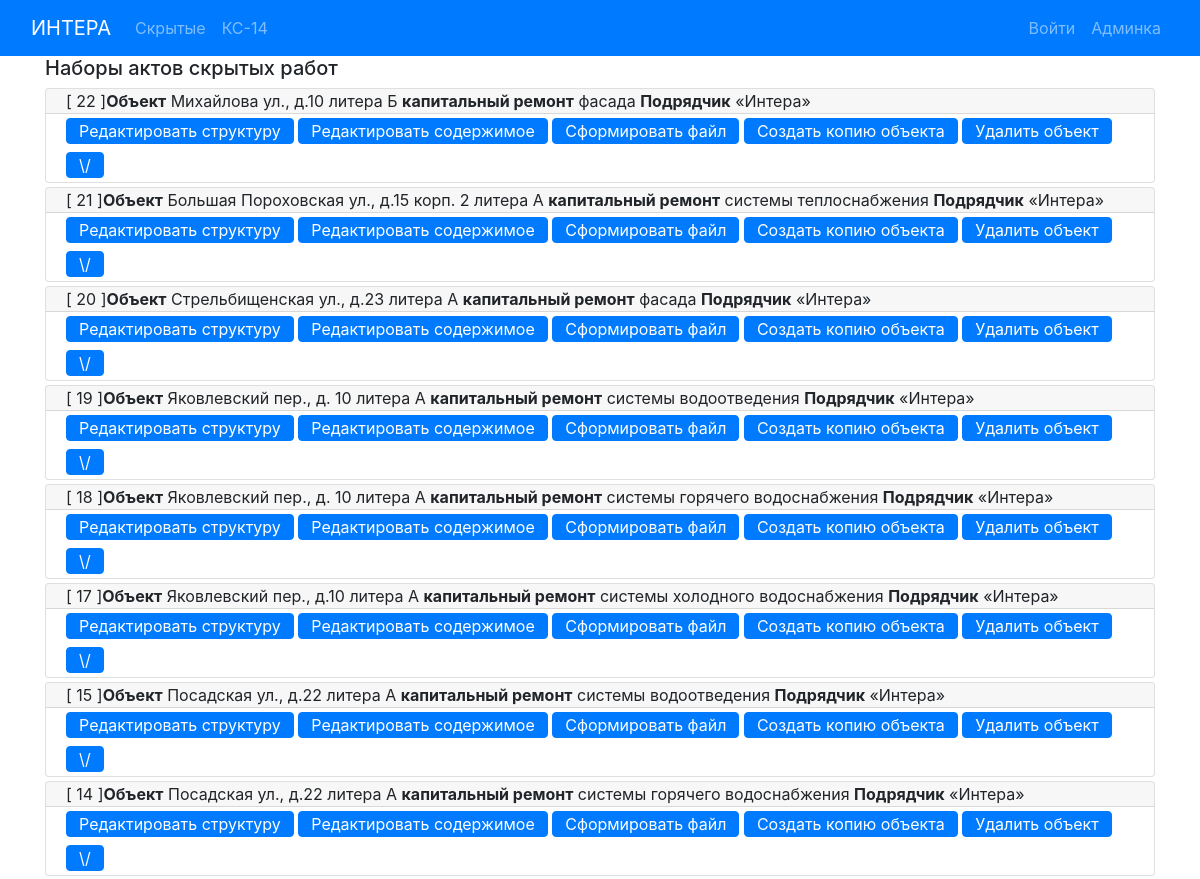
Before: /actbase/ (upper part) with the older database file.
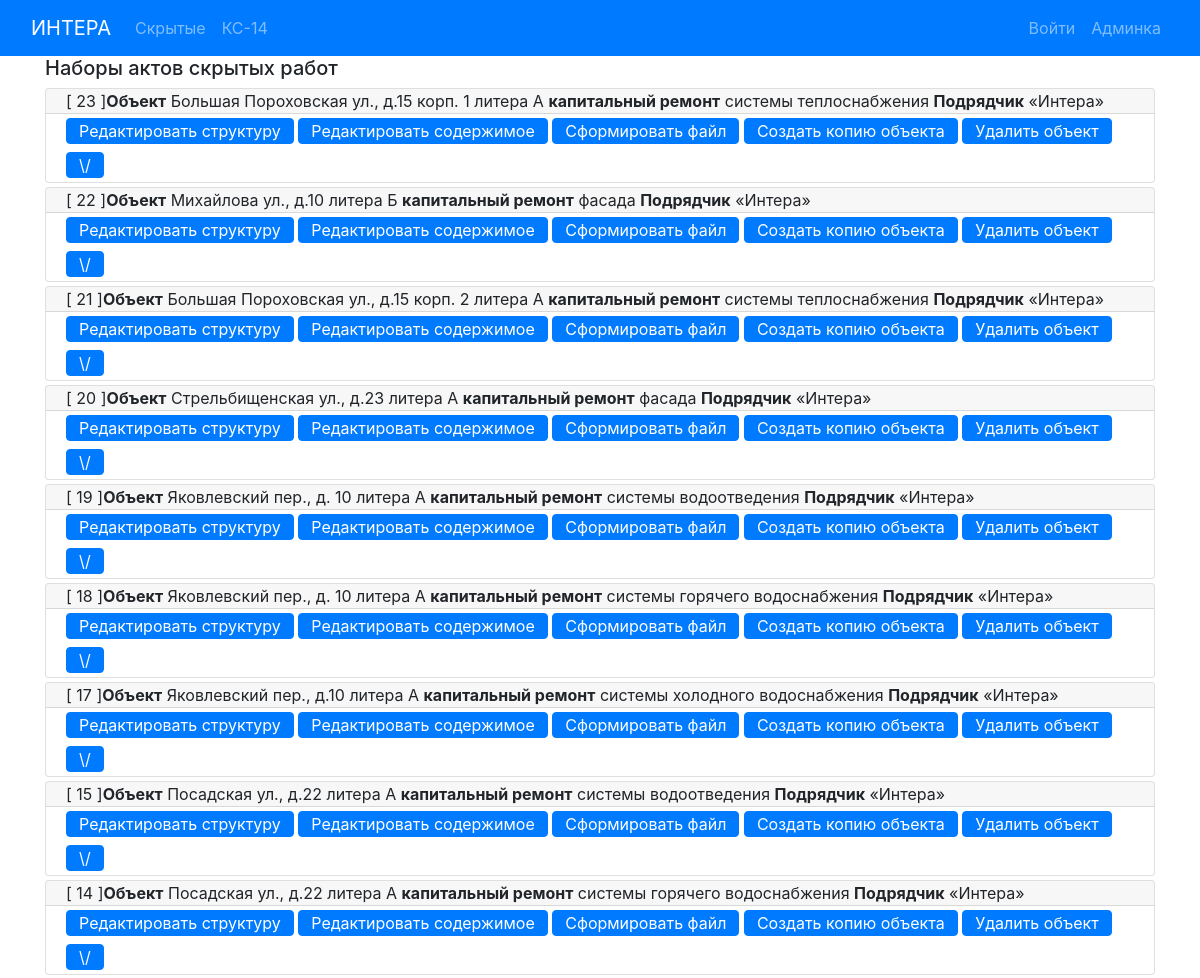
After: the same page with the newer database file.
### hiddenactsbase/models.py (models this page shows, shortened)
class ObjectActs (models.Model):
    address = models.CharField(max_length=100, verbose_name='Адрес', blank=False)
    system_type = models.CharField(max_length=100, verbose_name='тип')
    designer = models.CharField(max_length=200, verbose_name='Проектант')
    contractor = models.CharField(max_length=300, verbose_name='Подрядчик',
                                  default='Общество с ограниченной ответственностью «Интера».')
    contractor_requisite = models.CharField(max_length= 200, verbose_name='Реквизиты подрядчика',
                                    default= 'Свидетельство о государственной регистрации серия 78' +
                                             '№007274277 от  02.09.2009, ОГРН 1097847236783, ' +
                                             'ИНН 7805498649, 198188, г. Санкт-Петербург,' +
                                             ' ул. Возрождения, д.20, литер А, тел. 242-78-10.')
    supervisor_engineer = models.CharField(max_length=100, verbose_name='Технадзор')
    contractor_engineer = models.CharField(max_length=100, verbose_name='Прораб')
    designer_engineer = models.CharField(max_length=100, verbose_name='Проектировщик', blank=True)
    project_number = models.CharField(max_length=100, verbose_name='Ном. проекта')
    exec_documents = models.CharField(max_length=100, verbose_name='Исполн.')
    supervisor_engineer_decree = models.CharField(max_length=100, verbose_name='Приказ технадзора')
    contractor_engineer_decree = models.CharField(max_length=100, verbose_name='Приказ прораба')
    designer_engineer_decree = models.CharField(max_length=100, verbose_name='Приказ проектировщика', blank=True)
    acts = models.ManyToManyField('HiddenActIS', blank=True, related_name='object_acts')
    blow_down_act = models.ForeignKey('BlowDownAct', blank=True, null=True, on_delete=models.CASCADE)
    class Meta:
        verbose_name = 'Набор актов объекта '
    def get_absolute_url(self):
        return reverse('object_detail_url', kwargs={'pk': self.pk})
    def get_edit_url(self):
        return reverse('object_edit_url', kwargs={'pk': self.pk})
    def get_short_contractor(self):
        s = re.findall(r"[\"\«\»\']\D+?[\"\«\»\']", self.contractor)
        if len(s) == 0:
            return self.contractor
        else:
            return s[0]

### hiddenactsbase/views.py (the view)
# urls.py: path('', ObjectsList.as_view(), name='objects_list_url'),
class ObjectsList(View):
    @staticmethod
    def get(request):
        objs = ObjectActs.objects.order_by("-id")
        return render(request, 'hiddenactsbase/index.html',
                      context={'objects_acts': objs})

### hiddenactsbase/templates/hiddenactsbase/index.html (shortened to what this page needs)
{% extends 'base.html' %}
{% block mycontent %}
    <div class="container">
        <h5>Наборы актов скрытых работ</h5>
    </div>
    <div class="container">
    {% for obj in objects_acts %}
        <div class="card my-1">
          <div class="card-header py-0 ">
              [ {{ obj.pk }} ]<b>Объект</b> {{ obj.address }} <b>капитальный ремонт</b> {{ obj.system_type }} <b>Подрядчик</b> {{ obj.get_short_contractor }}
          </div>
          <div class="card-body py-0">
            <a href="{{ obj.get_absolute_url }}" class="btn btn-primary  my-1 py-0">Редактировать структуру</a>
            <a href="{{ obj.get_edit_url }}" class="btn btn-primary  my-1 py-0">Редактировать содержимое</a>
            <a href="{% url 'make_word_file' obj.pk %}" class="btn btn-primary my-1 py-0">Сформировать файл</a>
            <a href="{% url 'copy_object' obj.pk %}" class="btn btn-primary  my-1 py-0">Создать копию объекта</a>
            <a href="{% url 'delete_object' obj.pk %}" class="btn btn-primary  my-1 py-0">Удалить объект</a>
            <a class="btn btn-primary my-1 py-0" data-toggle="collapse" href="#collapseExample{{ obj.pk }}" role="button" aria-expanded="false" aria-controls="collapseExample{{ obj.pk }}">
                \/
            </a>
          </div>
        </div>
    {% endfor %}
    </div>
{% endblock %}

Changed rows visible on the page:
added ObjectActs: pk "23", address "Большая Пороховская ул., д.15 корп. 1 литера А", system_type "системы теплоснабжения", get_short_contractor "«Интера»"
